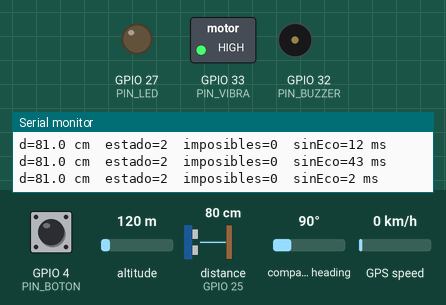
Simulated run of this sketch. Board: ESP32. Parts: switched loads named in the sketch (green lamp = pin HIGH), output pins drawn as LEDs (lit = HIGH), buzzer (waves = sounding), the last lines printed to the serial monitor. Wiring (inferred from the names in the program): ultrasonic range finder: trigger GPIO 26; echo GPIO 25. Dashed ring = blinking. The inputs (shaded band) are chosen by the test bench; at power-on: distance to the obstacle (sensor on GPIO 25) 80 cm, GPIO 4 (PIN_BOTON) HIGH, altitude 120 m, compass heading 90°, GPS speed 0 km/h. The echo pulse lasts 58.3 µs per cm; the GPS gets a fix after 3 s at 37.7749, -122.4194 with 8 satellites; pins used as bus, display or sensor lines are not drawn.

Above: at 1.27 s.
1.3 s: distance to the obstacle (sensor on GPIO 25) set to 142 cm
5.4 s: distance to the obstacle (sensor on GPIO 25) set to 152 cm
At 6.18 s:
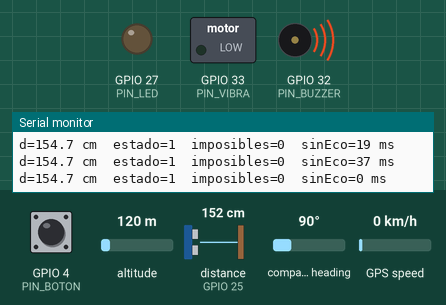
9.4 s: GPIO 4 (PIN_BOTON) pulled LOW for 0.15 s
At 9.51 s:
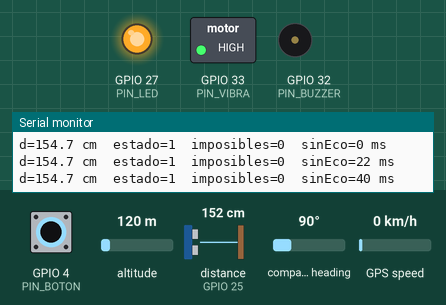
12.9 s: distance to the obstacle (sensor on GPIO 25) set to 2 cm
At 14.4 s:
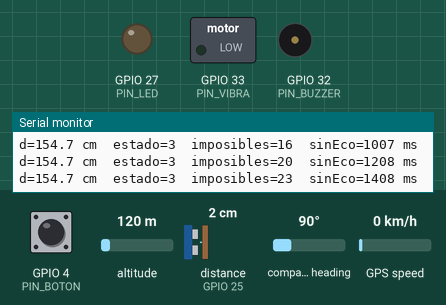
Timing chart, 0 to 17.4 s (numbered marks = the images above; inputs shaded):
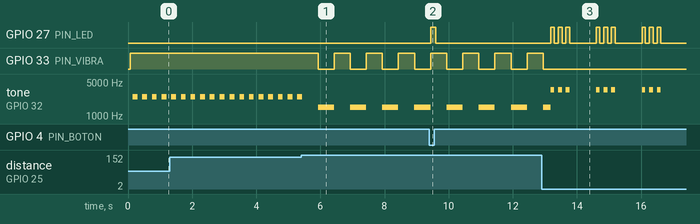

The sketch:

p26_calibrado_1_.ino
```cpp
// ============================================================
// Fundamentos de IoT 2026-2 · P26 · Baston de asistencia para
// discapacidad visual · E32 · LAB 7
// Sensores/actuadores: HC-SR04 (ultrasonico) + buzzer + motor de
// vibracion + boton/LED + GPS NEO-6M
//
// PASO 4 - Sobre el paso anterior (FSM de distancia + buzzer + motor +
// GPS) se agregan las correcciones pendientes de GT2 (item 2) y las
// prioridades 1 y 2 de la seccion 5 del informe integrador:
//   - Estado ERROR_MEDICION explicito en la FSM (correccion del item 2
//     de GT2: el grafo debia distinguir un estado de error, con salida
//     y recuperacion, en vez de tratar la falla como "sin obstaculo").
//   - Deteccion de falla que YA NO depende solo de "5 lecturas
//     imposibles seguidas" (< 2 cm): ahora tambien se vigila cuanto
//     tiempo pasa sin ningun eco valido. Asi se distingue "no hay
//     obstaculo en rango" (normal, dura poco) de una desconexion o
//     perdida total de señal (persiste, y antes se leia igual que
//     "camino libre" -> prioridad 1, critica, seccion 5).
//   - Salida local inequivoca de la falla: patron propio de LED +
//     buzzer en ERROR_MEDICION (antes el estado dejaba todo en
//     silencio) -> prioridad 2, critica, seccion 5. El motor de
//     vibracion se apaga en error para no confundirlo con un aviso de
//     obstaculo real.
//   - Boton fisico con antirrebote (40 ms, sin delay()): fuera de
//     error, el LED refleja el boton de inmediato para evidenciar que
//     el lazo no se bloquea (paso 5 de la secuencia de demostracion,
//     seccion 6); en ERROR_MEDICION, el boton solo rearma el sistema
//     si el sensor ya volvio a entregar lecturas normales (rearme
//     deliberado, paso 6 de la secuencia).
//   Item 4: FSM con enum + switch/case, sin delay(), con millis().
//   Item 5/6: actuacion de DOS actuadores (buzzer + motor) mas LED.
//     - Buzzer PASIVO: se maneja con tone()/noTone() (necesita la
//       señal de la frecuencia, no basta con HIGH/LOW), directo al
//       GPIO (señal, no carga de potencia: no necesita transistor).
//     - Motor de vibracion: ya conectado. SIEMPRE via transistor NPN
//       (base <- resistencia <- GPIO; colector <- motor <- riel 5V;
//       emisor a GND comun; diodo flyback en el motor). NUNCA el
//       motor directo al GPIO ni al pin de 3,3V.
// GPS NEO-6M: se lee por UART2 (Serial2) y se parsea con la libreria
// TinyGPS++ (instalar "TinyGPSPlus" de Mikal Hart desde el Gestor de
// Librerias del IDE). Cada 5 s se imprime latitud/longitud/altitud/
// satelites ya calculados por el Monitor Serie.
//
// Pendiente (no es un cambio de codigo): validar experimentalmente los
// umbrales de histeresis (200/250 cm y 100/150 cm) con mediciones
// repetidas cerca de 1, 1,5, 2 y 2,5 m en superficies duras/blandas e
// inclinadas -> prioridad 3, alta, seccion 5 del informe. Los valores
// se mantienen sin cambios porque todavia no hay datos propios que los
// respalden o ajusten.
//
// Conexion:
//   HC-SR04 VCC -> 5V   GND -> GND
//   TRIG -> GPIO 26 (directo)
//   ECHO -> divisor 10 k / 20 k -> GPIO 25   (obligatorio: ECHO sale
//                                              en 5V, el ESP32 lee 3,3V)
//   Buzzer pasivo -> GPIO 32 (+ resistencia en serie si el modulo la
//                              pide), GND comun.
//   Motor de vibracion -> GPIO 33 -> base del transistor NPN (con su
//                          resistencia) -> colector al motor -> motor
//                          al riel de 5V -> emisor a GND comun; diodo
//                          flyback en paralelo con el motor.
//   LED -> GPIO 27 -> resistencia en serie (ej. 220 ohm) -> LED -> GND.
//   Boton -> GPIO 4 (INPUT_PULLUP) -> un terminal del boton; el otro
//            terminal a GND (presionado = LOW).
//   GPS NEO-6M -> VCC a 3,3V o 5V (segun el modulo), GND a GND comun
//                 TX (del GPS) -> GPIO 17  (RX del ESP32, UART2)
//                 RX (del GPS) -> GPIO 16  (TX del ESP32, UART2)
//
// Nota: tone()/noTone() requieren el core ESP32 Arduino 2.x o
// superior; si el core es mas antiguo, revisar si esta disponible.
//
// PROTOTIPO EDUCATIVO. No es un dispositivo de asistencia ni
// sustituye al baston blanco.
// ============================================================

#include <TinyGPS++.h>

// ---------- 1. Pines ----------
const int PIN_TRIG   = 26;
const int PIN_ECHO   = 25;
const int PIN_BUZZER = 32;   // buzzer pasivo, se maneja con tone()
const int PIN_VIBRA  = 33;   // motor de vibracion, via transistor NPN
const int PIN_LED    = 27;   // LED: patron de error + demo de no bloqueo
const int PIN_BOTON  = 4;    // boton de rearme, INPUT_PULLUP (presionado = LOW)
const int GPS_RX_PIN = 17;   // ESP32 RX  <- TX del GPS
const int GPS_TX_PIN = 16;   // ESP32 TX  -> RX del GPS

// ---------- 2. Sensor: mismos parametros del paso 1 ----------
// Alcance util del baston: unos 2 m. El timeout se ajusta a esa
// distancia (no a los 5 m maximos del sensor) para no gastar latencia
// esperando un eco que no va a volver.
const unsigned long TIMEOUT_US    = 12000;   // ~2,06 m de alcance
const float VELOCIDAD_CM_US       = 0.0343;
const unsigned long PERIODO_MS    = 60;      // pausa minima entre disparos
const float DIST_MIN_PLAUSIBLE_CM = 2.0;     // bajo esto se descarta (ruido)
const float SIN_OBSTACULO_CM      = 999.0;   // "sin eco" = nada en rango

// Calibracion propia (item D1): regresion lineal de datos medidos con
// huincha en 6 distancias reales (10/20/50/60/80/100 cm, n=10 c/u,
// N=60 muestras): medido = CAL_M*real + CAL_B, con R2=0,9987. Para
// corregir, se despeja: real = (medido - CAL_B) / CAL_M.
const float CAL_M = 0.9774;
const float CAL_B = 0.7886;   // cm

// ---------- 2.1 Deteccion de falla (prioridad 1, seccion 5) ----------
// Dos condiciones INDEPENDIENTES disparan ERROR_MEDICION, porque cada
// una detecta un tipo distinto de falla:
//   - LECTURAS_IMPOSIBLES_MAX: eco recibido pero a una distancia
//     fisicamente imposible (< 2 cm) de forma repetida -> ruido o
//     problema electrico puntual.
//   - TIMEOUT_SIN_ECO_MS: mucho tiempo sin NINGUN eco valido -> esto
//     es lo que antes se leia siempre como "camino libre" (999 cm) y
//     que una desconexion, mala orientacion o perdida total de señal
//     produce exactamente igual. El umbral se deja bastante mas largo
//     que un ciclo de sensor para no confundir un tramo normal sin
//     obstaculos (pasillo despejado) con una falla real.
const uint8_t  LECTURAS_IMPOSIBLES_MAX = 5;      // "cinco lecturas imposibles"
const uint32_t TIMEOUT_SIN_ECO_MS      = 8000;   // 8 s sin eco valido

// ---------- 3. Umbrales de la FSM (histeresis) ----------
// Un umbral de entrada y uno de salida por frontera, para que el
// ruido del sensor no haga oscilar el estado cerca del limite.
// PENDIENTE (prioridad 3, seccion 5): validar estos valores con
// mediciones repetidas en el rango real (1 / 1,5 / 2 / 2,5 m, distintas
// superficies); por ahora se mantienen sin cambios.
const float D_LEJOS_ON_CM  = 200.0;   // < 2,0 m -> entra a OBSTACULO_LEJOS
const float D_LEJOS_OFF_CM = 250.0;   // > 2,5 m -> vuelve a REPOSO
const float D_CERCA_ON_CM  = 100.0;   // < 1,0 m -> entra a OBSTACULO_CERCA
const float D_CERCA_OFF_CM = 150.0;   // > 1,5 m -> vuelve a OBSTACULO_LEJOS

// ---------- 4. Ritmo de aviso: buzzer + motor por estado ----------
const uint32_t T_BUZZER_LEJOS_MS = 500;    // pitido lento: aviso suave
const uint16_t FREQ_BUZZER_LEJOS = 1500;   // tono grave
const uint32_t T_BUZZER_CERCA_MS = 150;    // pitido rapido: aviso urgente
const uint16_t FREQ_BUZZER_CERCA = 2500;   // tono agudo
const uint32_t T_VIBRA_LEJOS_MS  = 500;    // pulso del motor en LEJOS
const uint32_t T_SERIAL_MS       = 200;    // ver la distancia en vivo
const uint32_t T_GPS_MS          = 5000;   // volcar el GPS cada 5 s

// Patron de ERROR_MEDICION (prioridad 2, seccion 5): distinto de los
// avisos de distancia para que no se confunda con un obstaculo lejos
// o cerca -> tres pulsos cortos y agudos de LED+buzzer, luego pausa.
const uint16_t FREQ_BUZZER_ERROR = 3500;
const uint32_t T_ERROR_PULSO_MS  = 120;
const uint32_t T_ERROR_PAUSA_MS  = 700;
const uint8_t  N_ERROR_PULSOS    = 3;

const uint32_t T_ANTIRREBOTE_MS  = 40;   // antirrebote del boton

// ---------- 5. Estado de la FSM ----------
enum Estado : uint8_t { REPOSO, OBSTACULO_LEJOS, OBSTACULO_CERCA, ERROR_MEDICION };
Estado estado = REPOSO;
uint32_t t_entrada = 0;   // millis() al entrar al estado actual

// ---------- 6. Variables de medicion ----------
unsigned long t_sensor = 0;
float distancia_cm = SIN_OBSTACULO_CM;
uint8_t  contLecturasImposibles = 0;   // lecturas <2 cm seguidas
uint32_t t_ultimo_eco_valido    = 0;   // millis() de la ultima lectura valida

// ---------- 7. GPS: objeto TinyGPS++ (valores ya calculados) ----------
TinyGPSPlus gps;
uint32_t t_gps = 0;

// ---------- 8. Diagnostico por Serial (no bloqueante) ----------
uint32_t t_serial = 0;

// ---------- 9. Boton: antirrebote con millis() ----------
// INPUT_PULLUP: sin presionar = HIGH, presionado = LOW.
bool botonCruda    = HIGH;   // ultima lectura sin filtrar
bool botonEstable  = HIGH;   // lectura ya antirrebotada
uint32_t t_antirrebote = 0;
bool botonFlanco   = false;  // true por un ciclo cuando hay flanco de presion

// ============================================================
// Unica funcion que escribe 'estado': asi el reloj del estado nuevo
// siempre parte en cero y queda registrada la transicion.
// ============================================================
void cambiar(Estado e) {
  estado = e;
  t_entrada = millis();
  const char* nombre[] = {"REPOSO", "OBSTACULO_LEJOS", "OBSTACULO_CERCA", "ERROR_MEDICION"};
  Serial.printf("[%lu ms] -> %s\n", millis(), nombre[e]);
}

// ============================================================
// Sensor: mismo driver del paso 1, gateado por millis() (sin delay(),
// salvo los delayMicroseconds() del protocolo electrico del HC-SR04).
// Ahora tambien alimenta la deteccion de falla: cada lectura valida
// reinicia el reloj de "sin eco" y corta la racha de imposibles; una
// lectura imposible (<2 cm) suma a esa racha; un "sin eco" no toca la
// racha de imposibles (es un tipo de falla distinto, ver 2.1).
// ============================================================
void leerDistancia() {
  if (millis() - t_sensor < PERIODO_MS) return;
  t_sensor = millis();

  digitalWrite(PIN_TRIG, LOW);
  delayMicroseconds(2);
  digitalWrite(PIN_TRIG, HIGH);
  delayMicroseconds(10);
  digitalWrite(PIN_TRIG, LOW);

  unsigned long t_us = pulseIn(PIN_ECHO, HIGH, TIMEOUT_US);

  if (t_us == 0) {
    // Sin eco dentro de los ~2 m de alcance util: puede ser "nada
    // delante" (normal) o una desconexion/perdida total de señal. No
    // se decide aqui: huboFallaSensor() se fija en cuanto tiempo lleva
    // pasando esto (ver 2.1) en vez de asumir siempre "camino libre".
    distancia_cm = SIN_OBSTACULO_CM;
  } else {
    float d_bruta = (t_us * VELOCIDAD_CM_US) / 2.0;
    float d = (d_bruta - CAL_B) / CAL_M;   // corrige con la calibracion propia
    if (d >= DIST_MIN_PLAUSIBLE_CM) {
      distancia_cm = d;
      t_ultimo_eco_valido = millis();      // lectura valida: refresca el reloj
      contLecturasImposibles = 0;          // y corta la racha de ruido
    } else {
      // Eco recibido pero a una distancia fisicamente imposible: se
      // descarta como ruido (se mantiene la ultima distancia valida)
      // y esta racha SI cuenta para la deteccion de falla.
      if (contLecturasImposibles < 250) contLecturasImposibles++;
    }
  }
}

// ============================================================
// Falla del sensor (prioridad 1, seccion 5): dos condiciones
// independientes, ver 2.1. Se consulta desde los tres estados
// normales de la FSM antes de evaluar sus propias transiciones.
// ============================================================
bool huboFallaSensor() {
  bool sinEcoProlongado   = (millis() - t_ultimo_eco_valido) > TIMEOUT_SIN_ECO_MS;
  bool lecturasImposibles = (contLecturasImposibles >= LECTURAS_IMPOSIBLES_MAX);
  return sinEcoProlongado || lecturasImposibles;
}

// ============================================================
// Actuador: buzzer pasivo. Un buzzer pasivo no suena solo con
// HIGH/LOW: necesita que se le entregue la señal de la frecuencia
// que lo hace vibrar, por eso se usa tone()/noTone().
// ============================================================
void buzzerApagado() {
  noTone(PIN_BUZZER);
}

void buzzerPulso(uint32_t periodo_ms, uint16_t frecuencia_hz) {
  // Pulso no bloqueante: en vez de "prender, esperar, apagar" con
  // delay(), se pregunta en cada vuelta si ya toca alternar.
  static uint32_t t_ultimo = 0;
  static bool on = false;
  if (millis() - t_ultimo >= periodo_ms) {
    t_ultimo = millis();
    on = !on;
    if (on) tone(PIN_BUZZER, frecuencia_hz);
    else    buzzerApagado();
  }
}

// ============================================================
// Actuador: motor de vibracion. SIEMPRE via transistor NPN (base <-
// resistencia <- GPIO; colector <- motor <- riel 5V; emisor a GND
// comun; diodo flyback en el motor). NUNCA el motor directo al GPIO
// ni al pin de 3,3V: el GPIO no entrega la corriente que pide un
// motor. El GPIO solo maneja la base del transistor.
// ============================================================
void vibrador(bool encendido) {
  digitalWrite(PIN_VIBRA, encendido ? HIGH : LOW);
}

void vibradorPulso(uint32_t periodo_ms) {
  // Mismo patron no bloqueante que el buzzer.
  static uint32_t t_ultimo = 0;
  static bool on = false;
  if (millis() - t_ultimo >= periodo_ms) {
    t_ultimo = millis();
    on = !on;
    vibrador(on);
  }
}

// ============================================================
// Actuador: patron de ERROR_MEDICION (prioridad 2, seccion 5). LED y
// buzzer juntos, con una cadencia (3 pulsos cortos + pausa) distinta
// de los avisos de OBSTACULO_LEJOS/CERCA para que la falla no se
// confunda con un aviso de distancia. Se calcula a partir de
// t_entrada -- el reloj que cambiar() ya deja registrado al entrar al
// estado -- y solo actua sobre el LED/buzzer cuando el patron cambia
// de fase (mismo estilo "actuar solo en el cambio" que buzzerPulso()).
// ============================================================
void errorPulso() {
  const uint32_t duracionPulsos = N_ERROR_PULSOS * 2 * T_ERROR_PULSO_MS;
  const uint32_t ciclo          = duracionPulsos + T_ERROR_PAUSA_MS;
  uint32_t fase = (millis() - t_entrada) % ciclo;
  bool encendido = (fase < duracionPulsos) && (((fase / T_ERROR_PULSO_MS) % 2) == 0);

  static bool anterior = false;
  if (encendido != anterior) {
    anterior = encendido;
    digitalWrite(PIN_LED, encendido ? HIGH : LOW);
    if (encendido) tone(PIN_BUZZER, FREQ_BUZZER_ERROR);
    else           buzzerApagado();
  }
}

// ============================================================
// Boton de rearme: antirrebote clasico con millis() (sin delay()).
// botonEstable se usa para el "espejo" del LED fuera de error (paso 5
// de la secuencia de demostracion); botonFlanco (un solo ciclo por
// presion ya antirrebotada) se usa para el rearme deliberado en
// ERROR_MEDICION (paso 6).
// ============================================================
void actualizarBoton() {
  bool lectura = digitalRead(PIN_BOTON);
  botonFlanco = false;

  if (lectura != botonCruda) {
    botonCruda = lectura;
    t_antirrebote = millis();
  }

  if ((millis() - t_antirrebote) > T_ANTIRREBOTE_MS && botonCruda != botonEstable) {
    botonEstable = botonCruda;
    if (botonEstable == LOW) botonFlanco = true;   // flanco de presion
  }
}

// ============================================================
// GPS NEO-6M por UART2 (Serial2). leerGPS() drena la UART sin
// bloquear y le pasa cada byte a TinyGPS++, que arma las tramas NMEA
// y calcula lat/long/altitud/satelites por su cuenta.
// ============================================================
void leerGPS() {
  while (Serial2.available()) {
    gps.encode(Serial2.read());
  }
}

// ============================================================
// SETUP
// ============================================================
void setup() {
  Serial.begin(115200);
  Serial2.begin(9600, SERIAL_8N1, GPS_RX_PIN, GPS_TX_PIN);

  pinMode(PIN_TRIG, OUTPUT);
  pinMode(PIN_ECHO, INPUT);
  pinMode(PIN_BUZZER, OUTPUT);
  pinMode(PIN_VIBRA, OUTPUT);
  pinMode(PIN_LED, OUTPUT);
  pinMode(PIN_BOTON, INPUT_PULLUP);

  buzzerApagado();
  vibrador(false);
  digitalWrite(PIN_LED, LOW);

  t_ultimo_eco_valido = millis();   // da un margen inicial antes de exigir eco

  Serial.println("P26 paso 4 - FSM + error + boton/LED + motor + GPS");
  cambiar(REPOSO);
}

// ============================================================
// LOOP: leerDistancia(), leerGPS() y actualizarBoton() cada vuelta
// (todas se autolimitan/drenan/antirrebotan sin bloquear), luego el
// switch/case recorre el grafo. Sin delay() en ningun punto del lazo
// ni de las funciones que llama.
// ============================================================
void loop() {
  leerDistancia();
  leerGPS();
  actualizarBoton();

  switch (estado) {

    case REPOSO:
      if (huboFallaSensor()) { cambiar(ERROR_MEDICION); break; }
      buzzerApagado();
      vibrador(false);
      if (distancia_cm < D_LEJOS_ON_CM) cambiar(OBSTACULO_LEJOS);
      break;

    case OBSTACULO_LEJOS:
      if (huboFallaSensor()) { cambiar(ERROR_MEDICION); break; }
      buzzerPulso(T_BUZZER_LEJOS_MS, FREQ_BUZZER_LEJOS);   // aviso suave
      vibradorPulso(T_VIBRA_LEJOS_MS);                     // pulso suave
      if (distancia_cm < D_CERCA_ON_CM)       cambiar(OBSTACULO_CERCA);
      else if (distancia_cm > D_LEJOS_OFF_CM) cambiar(REPOSO);
      break;

    case OBSTACULO_CERCA:
      if (huboFallaSensor()) { cambiar(ERROR_MEDICION); break; }
      buzzerPulso(T_BUZZER_CERCA_MS, FREQ_BUZZER_CERCA);   // aviso urgente
      vibrador(true);                                      // continuo
      if (distancia_cm > D_CERCA_OFF_CM) cambiar(OBSTACULO_LEJOS);
      break;

    case ERROR_MEDICION:
      vibrador(false);       // se apaga para no confundirlo con un aviso real
      errorPulso();          // salida local inequivoca (prioridad 2, seccion 5)
      // Rearme deliberado (paso 6): solo si el sensor YA volvio a dar
      // lecturas normales y, ademas, el usuario presiona el boton.
      if (!huboFallaSensor() && botonFlanco) {
        cambiar(REPOSO);
      }
      break;
  }

  // LED fuera de error: espejo inmediato del boton, evidencia de que
  // el lazo no se bloquea aunque el buzzer mantenga su pulso (paso 5).
  if (estado != ERROR_MEDICION) {
    digitalWrite(PIN_LED, (botonEstable == LOW) ? HIGH : LOW);
  }

  // Diagnostico en vivo, no bloqueante: ahora tambien muestra el
  // estado de las dos rachas de falla (util para demostrar el paso 6).
  if (millis() - t_serial >= T_SERIAL_MS) {
    t_serial = millis();
    Serial.printf("d=%.1f cm  estado=%u  imposibles=%u  sinEco=%lu ms\n",
                  distancia_cm, (unsigned)estado, contLecturasImposibles,
                  millis() - t_ultimo_eco_valido);
  }

  // GPS: valores ya calculados por TinyGPS++, cada 5 s.
  if (millis() - t_gps >= T_GPS_MS) {
    t_gps = millis();
    if (gps.location.isValid()) {
      Serial.printf("GPS: lat=%.6f  lon=%.6f  alt=%.1fm  sat=%u\n",
                    gps.location.lat(), gps.location.lng(),
                    gps.altitude.meters(),
                    gps.satellites.isValid() ? gps.satellites.value() : 0);
    } else {
      Serial.printf("GPS: esperando fix (sat=%u, chars=%lu)\n",
                    gps.satellites.isValid() ? gps.satellites.value() : 0,
                    gps.charsProcessed());
    }
  }
}
```

Source omitted: main.ino (46 bytes)

Measured:
- the behaviour switches between 147 and 148 cm on distance to the obstacle (sensor on GPIO 25) (found by bisection; images 0 and 1)
- after the input at 5.4 s, GPIO 33 (PIN_VIBRA): alternates HIGH for 0.50 s and LOW for 0.50 s, starting after 0.53 s; tone on GPIO 32 (PIN_BUZZER): alternates 1500 Hz for 0.50 s and silent for 0.50 s, starting after 0.53 s
- after the input at 9.4 s, GPIO 27 (PIN_LED): LOW → HIGH at once, → LOW 0.15 s later
- after the input at 12.9 s, GPIO 27 (PIN_LED): LOW → HIGH after 0.28 s, then repeats every 1.4 s: 2 × (LOW 0.12 s, HIGH 0.12 s), LOW 0.82 s, HIGH 0.12 s; GPIO 33 (PIN_VIBRA): goes on until 12.9 s, then stays LOW
- by itself, tone on GPIO 32 (PIN_BUZZER): alternates 2500 Hz for 0.15 s and silent for 0.15 s
